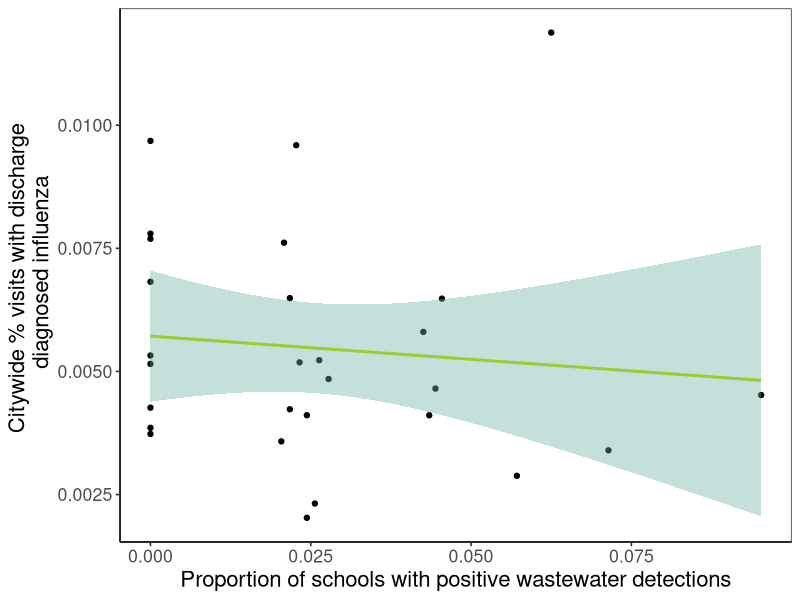

Write the R code that produced this figure.
#######################################################################
#
# HHD+Rice CDC Center of Excellence for Wastewater Epidemiology
#?https://hou-wastewater-epi.org
# Contact email:?info@hou-wastewater-epi.org
#
# Paper: "Wastewater surveillance of SARS-CoV-2 and influenza in preK-12?
#               schools shows school, community, and citywide infections."
#
# PI of Analytics Group: Dr. Katherine B. Ensor, Department of Statistics, Rice University
# Principal programmer for paper: Thomas Sun, Department of Statistics, Rice University
# Principal programmer for HHD: Rebecca Schneider, Houston Health Department
#
# Code is shared under a GPL-3 License. See LICENSE file in Code folder.
# Data is shared under a CC by-NC-SA license. see LICENSE file in Data folder.
#
#######################################################################

# Linear regression analysis of school flu WW measurements and citywide influenza rates

library(readxl)
library(tidyverse)
library(knitr)

###### Load (synthetic data) files: 

### File contains weekly school WW flu measurements
wwflu0 <- read_excel("./Data/schools-ww-flu.xlsx")

### File contains weekly citywide discharge diagnosed influenza rates
flurate0 <- read_excel("./Data/city-weeklyrate-flu.xlsx")

###### Data cleaning

wwflu <- wwflu0[wwflu0$`Facility Type`=="School",]

# Match WW measurement date to reported citywide date 2 days prior
wwflu$Date <- wwflu$Date - 172800

# Calculate proportion of schools with positive wastewater detections for each week
wwflu$flu_pos <- ifelse(wwflu$`Current Result` %in% c("Positive") == T, 1, 0)

wwflu1 <- wwflu %>%
  group_by(Date) %>%
  summarise_at(.vars = c("flu_pos"), .funs = mean)

# Join WW measurement with flu rate
df <- inner_join(wwflu1 , flurate0, by = c("Date" = "Week Start Date"))


###### Regression analysis

names(df)[names(df) == 'Percentage of Visits with DD Influenza'] <- "dd"

m1 <- lm(dd ~ flu_pos, df)
summary(m1)

# linear trend + confidence interval
regplotflu <- 
  {ggplot(df, aes(x=flu_pos, y=dd) ) +
      
    geom_point() +
      
    geom_smooth(method=lm , color="yellowgreen", fill="#69b3a2", se=TRUE) +
      
    theme_bw(base_size=12) +
      
    theme(panel.grid.major = element_blank(), panel.grid.minor = element_blank(), axis.title = element_text(size = 16), text = element_text(size=16)) +
    
      theme(axis.line.x = element_line(colour = 'black', size=0.5, linetype='solid'),
          axis.line.y = element_line(colour = 'black', size=0.5, linetype='solid'))+ 
      
    xlab("Proportion of schools with positive wastewater detections") + 
    ylab("Citywide % visits with discharge \n diagnosed influenza")
  } %>%
  
  print()





